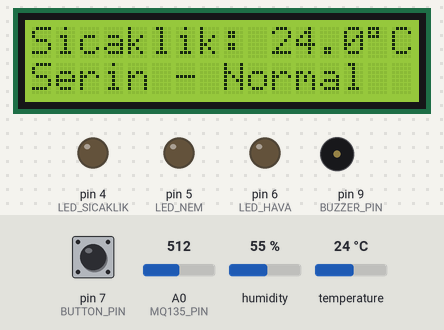
A sketch run on a simulated Arduino Uno, built with avr-gcc and run on an emulated ATmega328P. Parts: 16×2 character LCD, output pins drawn as LEDs (lit = HIGH), buzzer (waves = sounding). Dashed ring = blinking. The test bench sets the inputs (shaded band); at power-on: temperature 24 °C, pin 7 (BUTTON_PIN) HIGH, A0 (MQ135_PIN) = 512, humidity 55 %.

Above: at 3.2 s.
3.3 s: temperature set to 31 °C
At 4.6 s:
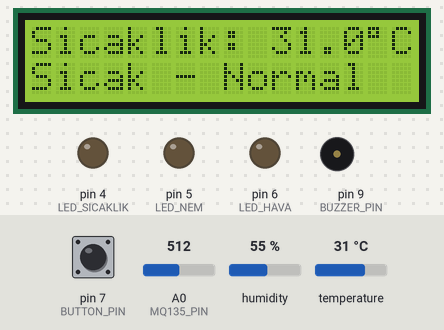
5.7 s: temperature set to 34 °C
At 6.7 s:
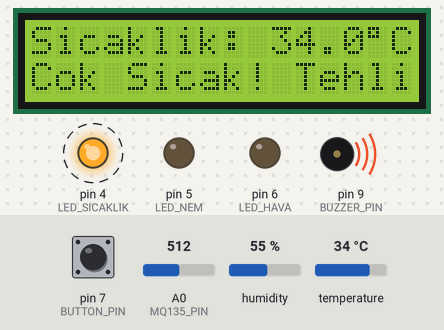
9.4 s: pin 7 (BUTTON_PIN) pulled LOW for 3.2 s
At 13.1 s:
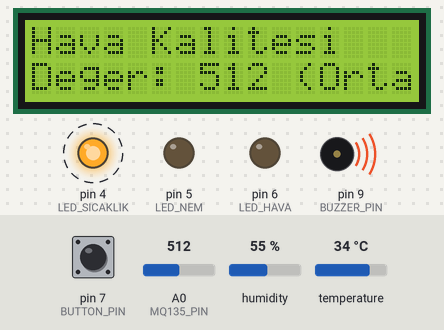
14.1 s: A0 (MQ135_PIN) set to 610
At 14.7 s:
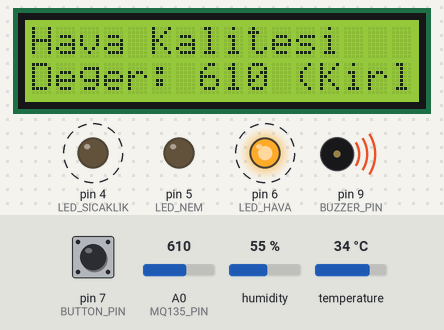
16.8 s: A0 (MQ135_PIN) set to 590
At 17.3 s:
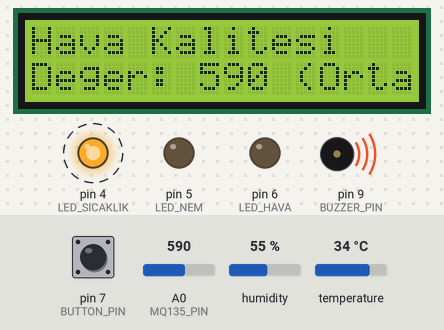
20.0 s: A0 (MQ135_PIN) set to 122
At 20.5 s:
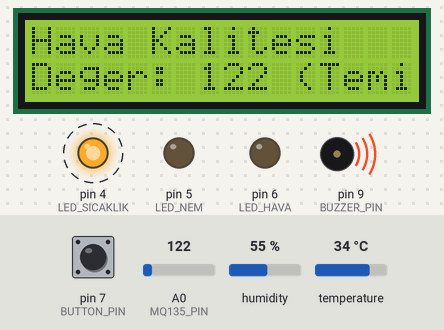
Timing chart, 0 to 24.1 s (numbered marks = the images above; inputs shaded):
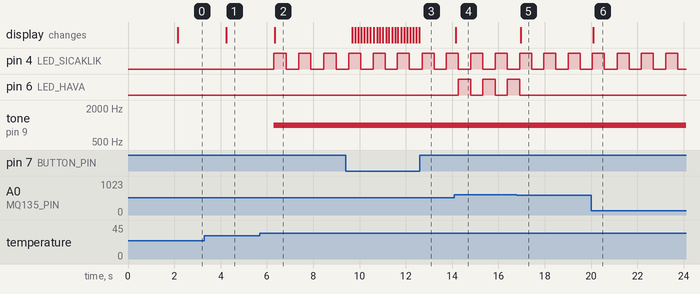

The sketch:

23040019.ino
```cpp
#include <Wire.h>
#include <LiquidCrystal_I2C.h>
#include <DHT.h>

#define DHTPIN 2
#define DHTTYPE DHT11
#define LED_SICAKLIK 4
#define LED_NEM 5
#define LED_HAVA 6
#define BUZZER_PIN 9
#define BUTTON_PIN 7
#define MQ135_PIN A0

DHT dht(DHTPIN, DHTTYPE);
LiquidCrystal_I2C lcd(0x27, 16, 2);

unsigned long lastSwitchTime = 0;
unsigned long lastBlinkTime = 0;
bool ledSicaklikState = false;
bool ledNemState = false;
bool ledHavaState = false;

int currentPage = 0;
int lastButtonState = HIGH;
unsigned long lastDebounceTime = 0;
const unsigned long debounceDelay = 50;

void setup() {
  lcd.init();
  lcd.backlight();
  dht.begin();

  pinMode(LED_SICAKLIK, OUTPUT);
  pinMode(LED_NEM, OUTPUT);
  pinMode(LED_HAVA, OUTPUT);
  pinMode(BUZZER_PIN, OUTPUT);
  pinMode(BUTTON_PIN, INPUT_PULLUP);

  lcd.setCursor(0, 0);
  lcd.print("Ortam Asistani");
  lcd.setCursor(0, 1);
  lcd.print("Basliyor...");
  delay(2000);
}

void loop() {
  float sicaklik = dht.readTemperature();
  float nem = dht.readHumidity();
  int havaKalite = analogRead(MQ135_PIN);

  // LED'leri 0.5 sn aralıkla yak/söndür
  if (millis() - lastBlinkTime >= 500) {
    lastBlinkTime = millis();

    // Sıcaklık LED
    if (!isnan(sicaklik) && sicaklik > 32) {
      ledSicaklikState = !ledSicaklikState;
      digitalWrite(LED_SICAKLIK, ledSicaklikState);
    } else {
      digitalWrite(LED_SICAKLIK, LOW);
    }

    // Nem LED
    if (!isnan(nem) && (nem < 40 || nem > 60)) {
      ledNemState = !ledNemState;
      digitalWrite(LED_NEM, ledNemState);
    } else {
      digitalWrite(LED_NEM, LOW);
    }

    // Hava Kalitesi LED
    if (havaKalite > 600) {
      ledHavaState = !ledHavaState;
      digitalWrite(LED_HAVA, ledHavaState);
    } else {
      digitalWrite(LED_HAVA, LOW);
    }
  }

  // Butonla sayfa geçişi (debounce ile)
  int reading = digitalRead(BUTTON_PIN);
  if (reading != lastButtonState) {
    lastDebounceTime = millis();
  }

  if ((millis() - lastDebounceTime) > debounceDelay) {
    if (reading == LOW) {
      currentPage = (currentPage + 1) % 3;
      lcd.clear();
    }
  }
  lastButtonState = reading;

  // Buzzer kontrolü
  if (!isnan(sicaklik) && sicaklik > 32) {
    tone(BUZZER_PIN, 1000);  // orta ses
  } else if (!isnan(nem) && nem > 60) {
    tone(BUZZER_PIN, 1000);  // orta ses
  } else if (havaKalite > 600) {
    tone(BUZZER_PIN, 2000);  // daha yüksek ses
  } else {
    noTone(BUZZER_PIN);
  }

  // LCD ekran içeriği
  lcd.setCursor(0, 0);
  if (currentPage == 0) {
    lcd.print("Sicaklik: ");
    if (isnan(sicaklik)) {
      lcd.setCursor(0, 1);
      lcd.print("Veri Hatasi");
    } else {
      lcd.print(sicaklik, 1);
      lcd.print((char)223);
      lcd.print("C");

      lcd.setCursor(0, 1);
      if (sicaklik <= 25) {
        lcd.print("Serin - Normal");
      } else if (sicaklik <= 32) {
        lcd.print("Sicak - Normal");
      } else {
        lcd.print("Cok Sicak! Tehlike");
      }
    }
  } else if (currentPage == 1) {
    lcd.print("Nem: ");
    if (isnan(nem)) {
      lcd.setCursor(0, 1);
      lcd.print("Veri Hatasi");
    } else {
      lcd.print(nem, 1);
      lcd.print("%");

      lcd.setCursor(0, 1);
      if (nem < 40) {
        lcd.print("Cok kuru");
      } else if (nem <= 60) {
        lcd.print("Nem ideal");
      } else {
        lcd.print("Cok nemli! Risk");
      }
    }
  } else if (currentPage == 2) {
    lcd.print("Hava Kalitesi");
    lcd.setCursor(0, 1);
    lcd.print("Deger: ");
    lcd.print(havaKalite);

    if (havaKalite < 300) {
      lcd.print(" (Temiz)");
    } else if (havaKalite < 600) {
      lcd.print(" (Orta)");
    } else {
      lcd.print(" (Kirli!)");
    }
  }

  delay(100);
}
```

Measured:
- the behaviour switches between 32 and 33 °C on temperature (found by bisection; images 1 and 2)
- after the input at 3.3 s, the display: changes after 0.94 s (image 1)
- after the input at 5.7 s, pin 4 (LED_SICAKLIK): alternates HIGH for 0.53 s and LOW for 0.54 s, starting after 0.61 s; tone on pin 9 (BUZZER_PIN): silent → 1000 Hz after 0.61 s; the display: changes after 0.64 s (image 2)
- after the input at 9.4 s, the display: first changes after 0.28 s (image 3 shows a later state)
- after the input at 14.1 s, pin 6 (LED_HAVA): alternates HIGH for 0.54 s and LOW for 0.53 s, starting after 0.15 s; the display: changes after 0.05 s (image 4)
- after the input at 16.8 s, pin 6 (LED_HAVA): goes on until 16.9 s, then stays LOW; the display: changes after 0.16 s (image 5)
- after the input at 20.0 s, the display: changes after 0.09 s (image 6)
